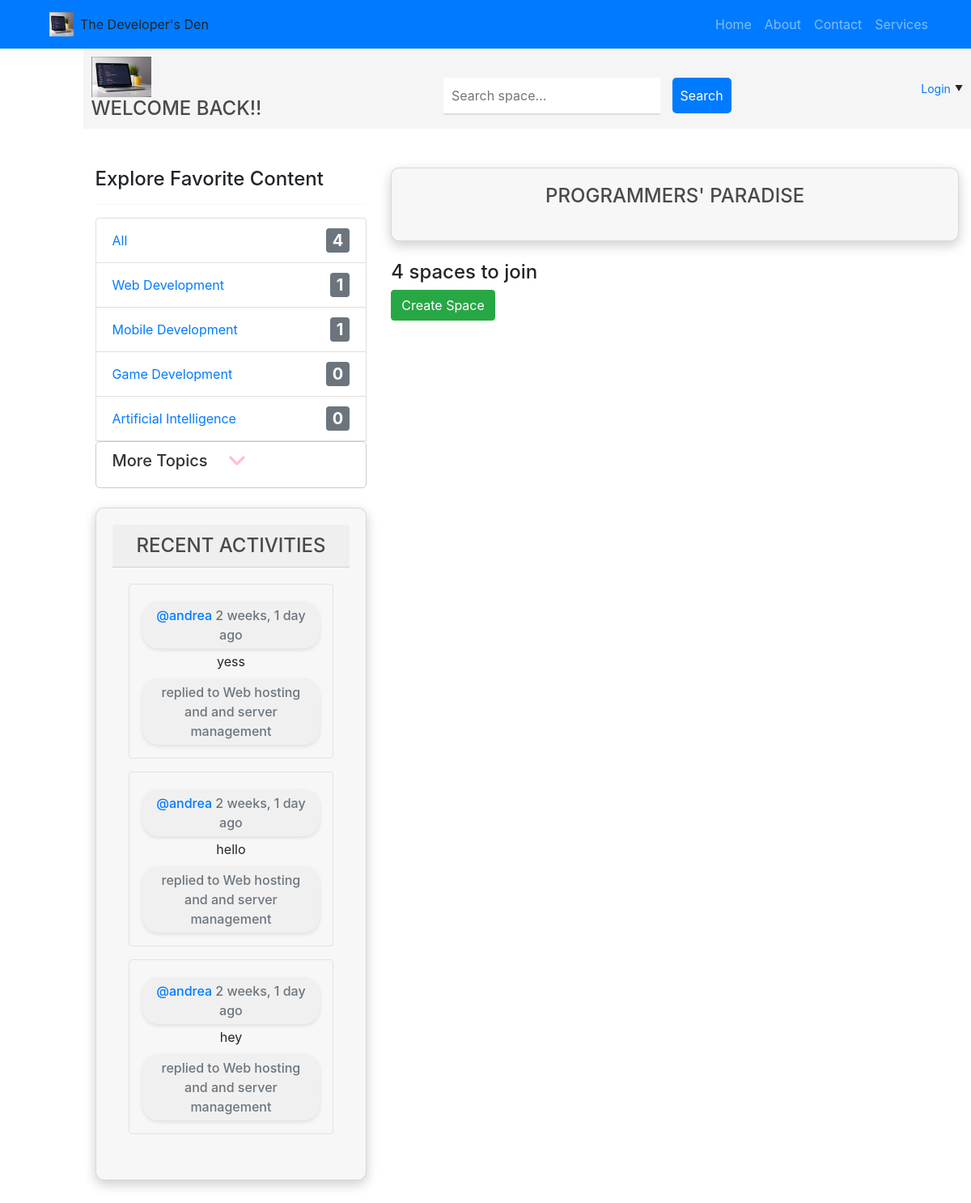
Before: / with the older database file.
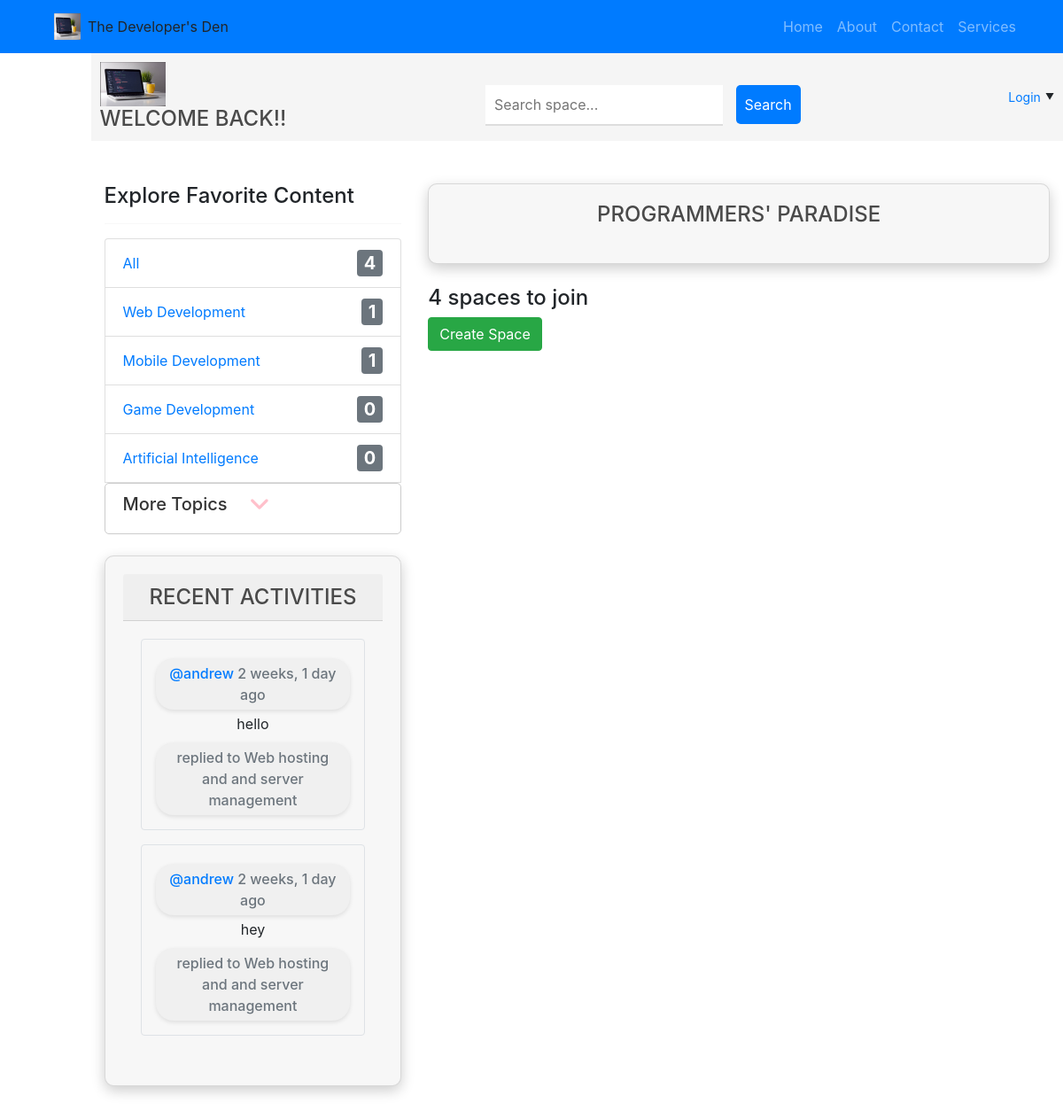
After: the same page with the newer database file.
### base/models.py (models this page shows, shortened)
class Topic(models.Model):
    name = models.CharField(max_length=150)

class Message(models.Model):
    user = models.ForeignKey(User, on_delete=models.CASCADE)
    room = models.ForeignKey(Room, on_delete=models.CASCADE)
    body = models.TextField()
    updated = models.DateTimeField(auto_now=True)
    created = models.DateTimeField(auto_now_add=True)
    class Meta:
        ordering = ['-updated', '-created']

class Room(models.Model):
    host = models.ForeignKey(User, on_delete=models.SET_NULL, null=True)
    topic = models.ForeignKey(Topic, on_delete=models.SET_NULL, null=True)
    name = models.CharField(max_length=200)
    description = models.TextField()
    participants = models.ManyToManyField(User, related_name='participants', blank=True)
    created = models.DateTimeField(auto_now_add=True)
    updated = models.DateTimeField(auto_now=True)
    class Meta:
        ordering = ['-updated', '-created']
    def __str__(self):
        return self.name

### base/views.py (the view)
# urls.py: path('', views.home_page, name="home"),
def home_page(request):
    q = request.GET.get('q') if request.GET.get('q') != None else ''
    rooms = Room.objects.filter(
        Q(topic__name__icontains=q) |
        Q(name__icontains=q) |
        Q(description__icontains=q)
    )
    topics = Topic.objects.all()
    room_count = rooms.count()
    room_messages = Message.objects.filter(Q(room__topic__name__icontains=q))
    context = {
        'rooms': rooms,
        'topics': topics,
        'room_count': room_count,
        'room_messages': room_messages,
        'q': q,
    }
    return render(request, 'home.html', context)

### Templates/home.html (shortened to what this page needs)
{% load static %}
{% load bootstrap4 %}
<!DOCTYPE html>
<html>
<head>
    <link rel="stylesheet" href="{% static 'css/bootstrap.min.css' %}">
    <link rel="stylesheet" type="text/css" href="{% static 'styles/main.css' %}">
    <script src="https://kit.fontawesome.com/79a1a846e3.js"></script>    {% bootstrap_css %}
</head>
    {% block content %}
    <header>
      <nav class="navbar navbar-expand-lg navbar-dark bg-primary">
        <div class="container">
          <a class="navbar-brand" href="#">
            <a href="{% url 'home' %}"><img src="{% static 'images/logo1.png' %}" width="30" height="30" alt="Logo"></a>
            <span class="ml-2">The Developer's Den</span>
          </a>
          <div class="collapse navbar-collapse justify-content-end" id="navbarNav">
            <ul class="navbar-nav">
              <li class="nav-item">
                <a class="nav-link" href="{% url 'home' %}">Home</a>
              </li>
              <li class="nav-item">
                <a class="nav-link" href="{% url 'about' %}">About</a>
              </li>
              <li class="nav-item">
                <a class="nav-link" href="{% url 'dashboard' %}">Contact</a>
              </li>
              <li class="nav-item">
                <a class="nav-link" href="#">Services</a>
              </li>
            </ul>
          </div>
        </div>
      </nav>
    </header>
    <div class="row container-2">
      <div class=" col-11 offset-1">
        {% include 'navbar.html' %}
      <div class="container my-5">
        <div class="row">
            <div class="col-md-4 mb-4">
                {% include 'topics.html' %}
                <br>
                {% include 'activities.html' %}
                </div>
            </div>
            <div class="col-md-8">
              <div class="card">
                <div class="card-title">
                  <h3>Programmers' Paradise</h3>
                </div>
              </div>
              <br>
                <h4>{{room_count}} spaces to join</h4>
                <a href="{% url 'create-room' %}" class="btn btn-success mb-3">Create Space</a>
      {% endblock %}
</body>
</html>

### Templates/topics.html (shortened to what this page needs)
<h4>Explore Favorite Content</h4>
                <hr>
                <ul class="list-group">
                    <li class="list-group-item">
                      <a href="{% url 'home' %}" class="d-flex justify-content-between align-items-center text-decoration-none">
                        <span>All</span>
                        <span class="badge bg-secondary ms-2">{{topics.count}}</span>
                      </a>
                    </li>
                    {% for topic in topics %}
                    <li class="list-group-item">
                      <a href="{% url 'home' %}?={{topic.name}}" class="d-flex justify-content-between align-items-center text-decoration-none">
                        <span>{{topic.name}}</span>
                        <span class="badge bg-secondary ms-2">{{topic.room_set.all.count}}</span>
                      </a>
                    </li>
                    {% endfor %}
                    <a href="#" class="more-topics-link">
                      <h4 class="more-topics-heading">
                        More Topics
                        <i class="fa-solid fa-angle-down more-topics-icon"></i>
                      </h4>
                    </a>
                  </ul>
                <div>

### Templates/activities.html (shortened to what this page needs)
<div class="card">
  <div class="card-header">
    <h3 class="mb-0">Recent Activities</h3>
  </div>
  <div class="card-body">
    {% for message in room_messages %}
    <div class="border rounded p-3 mb-3">
      <div class="d-flex justify-content-between">
        <small class="text-muted">
          <a href="{% url 'profile' message.user.id %}" class="text-decoration-none">@{{message.user}}</a> {{message.created|timesince}} ago
        </small>
      </div>
      <p class="mt-1 mb-1">{{message.body}}</p>
      <small class="text-muted">replied to {{message.room}}</small>
    </div>
    {% endfor %}
  </div>
</div>

Changed rows visible on the page:
removed Message: user "andrea", created "2 weeks, 1 day", body "yess", room "Web hosting and and server management"
changed through a linked row, Message "hello": user "andrea" → "andrew"
changed through a linked row, Message "hey": user "andrea" → "andrew"
